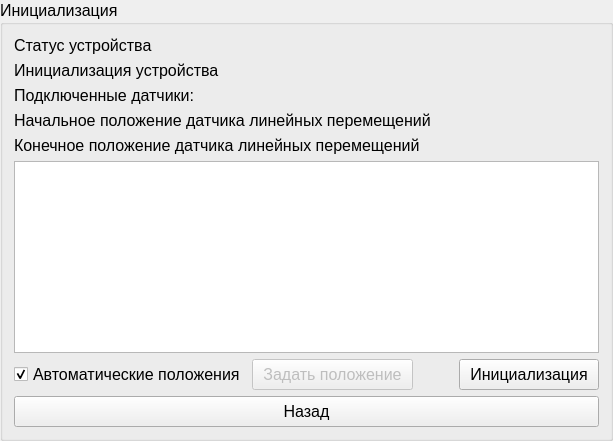
         <widget class="QGroupBox" name="groupBox_init">
          <property name="sizePolicy">
           <sizepolicy hsizetype="Expanding" vsizetype="Preferred">
            <horstretch>0</horstretch>
            <verstretch>0</verstretch>
           </sizepolicy>
          </property>
          <property name="minimumSize">
           <size>
            <width>600</width>
            <height>0</height>
           </size>
          </property>
          <property name="font">
           <font>
            <family>Segoe UI</family>
            <pointsize>12</pointsize>
           </font>
          </property>
          <property name="title">
           <string>Инициализация</string>
          </property>
          <layout class="QFormLayout" name="formLayout_4">
           <item row="0" column="0">
            <widget class="QLabel" name="label_deviceStatus">
             <property name="font">
              <font>
               <family>Segoe UI</family>
               <pointsize>12</pointsize>
              </font>
             </property>
             <property name="text">
              <string>Статус устройства</string>
             </property>
            </widget>
           </item>
           <item row="0" column="1">
            <widget class="QLabel" name="label_deviceStatusValue">
             <property name="sizePolicy">
              <sizepolicy hsizetype="Preferred" vsizetype="Preferred">
               <horstretch>0</horstretch>
               <verstretch>0</verstretch>
              </sizepolicy>
             </property>
             <property name="minimumSize">
              <size>
               <width>50</width>
               <height>0</height>
              </size>
             </property>
             <property name="font">
              <font>
               <family>Segoe UI</family>
               <pointsize>12</pointsize>
              </font>
             </property>
             <property name="layoutDirection">
              <enum>Qt::LayoutDirection::LeftToRight</enum>
             </property>
             <property name="styleSheet">
              <string notr="true"/>
             </property>
             <property name="text">
              <string/>
             </property>
             <property name="alignment">
              <set>Qt::AlignmentFlag::AlignRight|Qt::AlignmentFlag::AlignTrailing|Qt::AlignmentFlag::AlignVCenter</set>
             </property>
            </widget>
           </item>
           <item row="1" column="0">
            <widget class="QLabel" name="label_deviceInit">
             <property name="font">
              <font>
               <family>Segoe UI</family>
               <pointsize>12</pointsize>
              </font>
             </property>
             <property name="text">
              <string>Инициализация устройства</string>
             </property>
            </widget>
           </item>
           <item row="1" column="1">
            <widget class="QLabel" name="label_deviceInitValue">
             <property name="sizePolicy">
              <sizepolicy hsizetype="Preferred" vsizetype="Preferred">
               <horstretch>0</horstretch>
               <verstretch>0</verstretch>
              </sizepolicy>
             </property>
             <property name="minimumSize">
              <size>
               <width>50</width>
               <height>0</height>
              </size>
             </property>
             <property name="font">
              <font>
               <family>Segoe UI</family>
               <pointsize>12</pointsize>
              </font>
             </property>
             <property name="layoutDirection">
              <enum>Qt::LayoutDirection::LeftToRight</enum>
             </property>
             <property name="text">
              <string/>
             </property>
             <property name="alignment">
              <set>Qt::AlignmentFlag::AlignRight|Qt::AlignmentFlag::AlignTrailing|Qt::AlignmentFlag::AlignVCenter</set>
             </property>
            </widget>
           </item>
           <item row="2" column="0">
            <widget class="QLabel" name="label_connectedSensors">
             <property name="font">
              <font>
               <family>Segoe UI</family>
               <pointsize>12</pointsize>
              </font>
             </property>
             <property name="text">
              <string>Подключенные датчики:</string>
             </property>
            </widget>
           </item>
           <item row="2" column="1">
            <widget class="QLabel" name="label_connectedSensorsNumber">
             <property name="sizePolicy">
              <sizepolicy hsizetype="Preferred" vsizetype="Preferred">
               <horstretch>0</horstretch>
               <verstretch>0</verstretch>
              </sizepolicy>
             </property>
             <property name="minimumSize">
              <size>
               <width>50</width>
               <height>0</height>
              </size>
             </property>
             <property name="font">
              <font>
               <family>Segoe UI</family>
               <pointsize>12</pointsize>
              </font>
             </property>
             <property name="layoutDirection">
              <enum>Qt::LayoutDirection::LeftToRight</enum>
             </property>
             <property name="text">
              <string/>
             </property>
             <property name="alignment">
              <set>Qt::AlignmentFlag::AlignRight|Qt::AlignmentFlag::AlignTrailing|Qt::AlignmentFlag::AlignVCenter</set>
             </property>
            </widget>
           </item>
           <item row="3" column="0">
            <widget class="QLabel" name="label_startingPosition">
             <property name="font">
              <font>
               <family>Segoe UI</family>
               <pointsize>12</pointsize>
              </font>
             </property>
             <property name="text">
              <string>Начальное положение датчика линейных перемещений</string>
             </property>
            </widget>
           </item>
           <item row="3" column="1">
            <widget class="QLabel" name="label_startingPositionValue">
             <property name="sizePolicy">
              <sizepolicy hsizetype="Preferred" vsizetype="Preferred">
               <horstretch>0</horstretch>
               <verstretch>0</verstretch>
              </sizepolicy>
             </property>
             <property name="minimumSize">
              <size>
               <width>50</width>
               <height>0</height>
              </size>
             </property>
             <property name="font">
              <font>
               <family>Segoe UI</family>
               <pointsize>12</pointsize>
              </font>
             </property>
             <property name="layoutDirection">
              <enum>Qt::LayoutDirection::LeftToRight</enum>
             </property>
             <property name="text">
              <string/>
             </property>
             <property name="alignment">
              <set>Qt::AlignmentFlag::AlignRight|Qt::AlignmentFlag::AlignTrailing|Qt::AlignmentFlag::AlignVCenter</set>
             </property>
            </widget>
           </item>
           <item row="4" column="0">
            <widget class="QLabel" name="label_finalPosition">
             <property name="font">
              <font>
               <family>Segoe UI</family>
               <pointsize>12</pointsize>
              </font>
             </property>
             <property name="text">
              <string>Конечное положение датчика линейных перемещений</string>
             </property>
            </widget>
           </item>
           <item row="4" column="1">
            <widget class="QLabel" name="label_finalPositionValue">
             <property name="sizePolicy">
              <sizepolicy hsizetype="Preferred" vsizetype="Preferred">
               <horstretch>0</horstretch>
               <verstretch>0</verstretch>
              </sizepolicy>
             </property>
             <property name="minimumSize">
              <size>
               <width>50</width>
               <height>0</height>
              </size>
             </property>
             <property name="font">
              <font>
               <family>Segoe UI</family>
               <pointsize>12</pointsize>
              </font>
             </property>
             <property name="layoutDirection">
              <enum>Qt::LayoutDirection::LeftToRight</enum>
             </property>
             <property name="text">
              <string/>
             </property>
             <property name="alignment">
              <set>Qt::AlignmentFlag::AlignRight|Qt::AlignmentFlag::AlignTrailing|Qt::AlignmentFlag::AlignVCenter</set>
             </property>
            </widget>
           </item>
           <item row="5" column="0" colspan="2">
            <widget class="Widgets::Chart::ChartView" name="Chart_trend"/>
           </item>
           <item row="6" column="0" colspan="2">
            <layout class="QHBoxLayout" name="horizontalLayout_menuInit">
             <item>
              <widget class="QCheckBox" name="checkBox_autoinit">
               <property name="sizePolicy">
                <sizepolicy hsizetype="Preferred" vsizetype="Preferred">
                 <horstretch>0</horstretch>
                 <verstretch>0</verstretch>
                </sizepolicy>
               </property>
               <property name="font">
                <font>
                 <family>Segoe UI</family>
                 <pointsize>12</pointsize>
                </font>
               </property>
               <property name="text">
                <string>Автоматические положения</string>
               </property>
               <property name="checked">
                <bool>true</bool>
               </property>
              </widget>
             </item>
             <item>
              <widget class="QPushButton" name="pushButton_set">
               <property name="enabled">
                <bool>false</bool>
               </property>
               <property name="sizePolicy">
                <sizepolicy hsizetype="Preferred" vsizetype="Preferred">
                 <horstretch>0</horstretch>
                 <verstretch>0</verstretch>
                </sizepolicy>
               </property>
               <property name="font">
                <font>
                 <family>Segoe UI</family>
                 <pointsize>12</pointsize>
                </font>
               </property>
               <property name="styleSheet">
                <string notr="true">padding: 5px 10px;</string>
               </property>
               <property name="text">
                <string>Задать положение</string>
               </property>
              </widget>
             </item>
             <item>
              <spacer name="horizontalSpacer_menuInit">
               <property name="orientation">
                <enum>Qt::Orientation::Horizontal</enum>
               </property>
               <property name="sizeHint" stdset="0">
                <size>
                 <width>40</width>
                 <height>20</height>
                </size>
               </property>
              </spacer>
             </item>
             <item>
              <widget class="QPushButton" name="pushButton_init">
               <property name="sizePolicy">
                <sizepolicy hsizetype="Preferred" vsizetype="Preferred">
                 <horstretch>0</horstretch>
                 <verstretch>0</verstretch>
                </sizepolicy>
               </property>
               <property name="font">
                <font>
                 <family>Segoe UI</family>
                 <pointsize>12</pointsize>
                </font>
               </property>
               <property name="styleSheet">
                <string notr="true">padding: 5px 10px;</string>
               </property>
               <property name="text">
                <string>Инициализация</string>
               </property>
              </widget>
             </item>
            </layout>
           </item>
           <item row="7" column="0" colspan="2">
            <widget class="QPushButton" name="pushButton_back">
             <property name="font">
              <font>
               <family>Segoe UI</family>
               <pointsize>12</pointsize>
              </font>
             </property>
             <property name="styleSheet">
              <string notr="true">padding: 5px 10px;</string>
             </property>
             <property name="text">
              <string>Назад</string>
             </property>
            </widget>
           </item>
          </layout>
         </widget>
